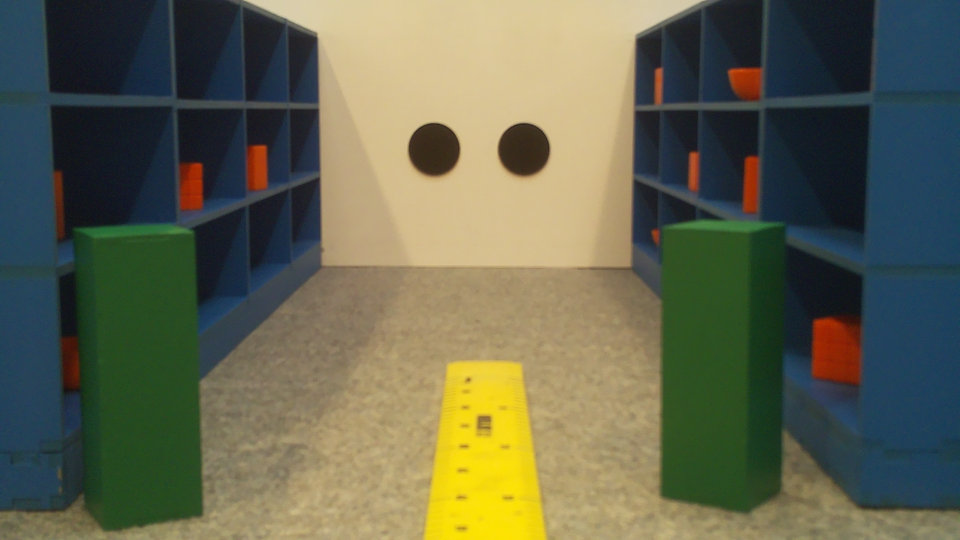
#> input picture Computer_Vision_Tutorial/captured_image_1.png, 1920 x 1080 px (shown at 1/2 size)
$ python Object_Detection.py
#> lines starting #> are read from the running program, lines starting #| are printed output that depends on the picture; after the words box and inside, x2 and y2 are one past the last pixel; in counts of white or black regions, pixels touching at a corner belong together
import cv2
import numpy as np

# Function to preprocess the image: resize and apply Gaussian blur
def preprocess_image(image, scale=0.5, blur_ksize=(5, 5), sigmaX=2):
    resized_image = cv2.resize(image, (0, 0), fx=scale, fy=scale)
    blurred_image = cv2.GaussianBlur(resized_image, blur_ksize, sigmaX)
    return blurred_image

# Function to apply color thresholding
def color_threshold(image, lower_hsv, upper_hsv):
    hsv_image = cv2.cvtColor(image, cv2.COLOR_BGR2HSV)
    mask = cv2.inRange(hsv_image, lower_hsv, upper_hsv)
    return mask

# Function to apply morphological operations on a thresholded image
def apply_morphological_filters(mask, kernel_size=(5, 5)):
    kernel = cv2.getStructuringElement(cv2.MORPH_RECT, kernel_size)
    opened_image = cv2.morphologyEx(mask, cv2.MORPH_OPEN, kernel)
    closed_image = cv2.morphologyEx(opened_image, cv2.MORPH_CLOSE, kernel)
    return closed_image

# Improved contour analysis function with filtering and classification
def analyze_contours(image, mask, category, min_area=400, min_aspect_ratio=0.3, max_aspect_ratio=3.0):
    contours, hierarchy = cv2.findContours(mask, cv2.RETR_EXTERNAL, cv2.CHAIN_APPROX_SIMPLE)
    contour_image = image.copy()
    info_image = image.copy()

    detected_objects = []

    for contour in contours:
        area = cv2.contourArea(contour)
        if area < min_area:
            continue

        epsilon = 0.02 * cv2.arcLength(contour, True)
        approx = cv2.approxPolyDP(contour, epsilon, True)
        x, y, w, h = cv2.boundingRect(approx)
        aspect_ratio = float(w) / h

        if not (min_aspect_ratio <= aspect_ratio <= max_aspect_ratio):
            continue

        hull = cv2.convexHull(contour)
        hull_area = cv2.contourArea(hull)
        solidity = float(area) / hull_area if hull_area > 0 else 0

        # Calculate the fill ratio (occupancy ratio)
        bounding_box_area = w * h
        fill_ratio = area / bounding_box_area if bounding_box_area > 0 else 0

        cv2.rectangle(contour_image, (x, y), (x + w, y + h), (255, 0, 0), 2)
        cv2.drawContours(contour_image, [hull], 0, (0, 255, 0), 2)

        cv2.putText(contour_image, f"Area: {int(area)}", (x, y - 10), cv2.FONT_HERSHEY_SIMPLEX, 0.5, (255, 255, 255), 1)
        cv2.putText(contour_image, f"Aspect Ratio: {aspect_ratio:.2f}", (x, y + h + 15), cv2.FONT_HERSHEY_SIMPLEX, 0.5, (255, 255, 255), 1)
        cv2.putText(contour_image, f"Solidity: {solidity:.2f}", (x, y + h + 25), cv2.FONT_HERSHEY_SIMPLEX, 0.5, (255, 255, 255), 1)

        distance = None
        if category == "Marker":
            distance = estimate_distance(w, real_object_width=0.07)  # Estimate distance for Markers
        elif category == "Obstacle":
            distance = estimate_distance(w, real_object_width=0.05)  # Estimate distance for Obstacles, assuming a known width

        tracking_id = len(detected_objects) + 1
        detected_objects.append({
            "type": category,
            "position": (x, y, w, h),
            "distance": distance,
            "confidence": solidity,
            "fill_ratio": fill_ratio,
            "tracking_id": tracking_id,
            "occluded": False
        })

    # If there are any markers detected, classify them and draw a bounding box around all of them
    if category == "Marker" and detected_objects:
        detected_objects = classify_markers(detected_objects)
        x_min = min(obj['position'][0] for obj in detected_objects)
        y_min = min(obj['position'][1] for obj in detected_objects)
        x_max = max(obj['position'][0] + obj['position'][2] for obj in detected_objects)
        y_max = max(obj['position'][1] + obj['position'][3] for obj in detected_objects)

        cv2.rectangle(info_image, (x_min, y_min), (x_max, y_max), (0, 255, 255), 2)
        cv2.putText(info_image, f"Marker Type: {detected_objects[0]['type']}", (x_min, y_max + 20), cv2.FONT_HERSHEY_SIMPLEX, 0.6, (255, 255, 255), 2)
        cv2.putText(info_image, f"Distance: {detected_objects[0]['distance']:.2f}m", (x_min, y_max + 40), cv2.FONT_HERSHEY_SIMPLEX, 0.6, (255, 255, 255), 2)

    if category == "Obstacle" and detected_objects:
        for obj in detected_objects:
            x, y, w, h = obj['position']
            distance = obj['distance']
            cv2.rectangle(info_image, (x, y), (x + w, y + h), (0, 0, 255), 2)
            cv2.putText(info_image, f"Distance: {distance:.2f}m", (x, y - 10), cv2.FONT_HERSHEY_SIMPLEX, 0.6, (255, 255, 255), 2)
            cv2.putText(info_image, f"Object Type: {category}", (x, y - 30), cv2.FONT_HERSHEY_SIMPLEX, 0.6, (255, 255, 255), 2)

    return contour_image, detected_objects, info_image

# Function to estimate distance based on object width
def estimate_distance(object_width, real_object_width, focal_length=1309.29):
    return (real_object_width * focal_length) / object_width

# Function to classify markers based on fill ratio and number of visible markers
def classify_markers(detected_objects):
    # Count the number of markers detected
    marker_count = sum(1 for obj in detected_objects if obj['type'] == 'Marker')

    for obj in detected_objects:
        if obj['type'] == 'Marker':
            fill_ratio = obj['fill_ratio']
            if 0.9 <= fill_ratio <= 1:  # Square marker for packing station
                obj['type'] = 'Packing Station Marker'
            else:
                if marker_count == 1:
                    obj['type'] = 'Row 1 Marker'
                elif marker_count == 2:
                    obj['type'] = 'Row 2 Marker'
                elif marker_count >= 3:
                    obj['type'] = 'Row 3 Marker'

    return detected_objects

def detect_occlusion(detected_objects):
    for obj in detected_objects:
        aspect_ratio = obj['position'][2] / obj['position'][3]  # width / height
        if obj['type'] == 'Packing Station Marker' or obj['type'].startswith('Row'):
            # Expecting a square shape, so aspect ratio should be close to 1
            if not (0.9 <= aspect_ratio <= 1.1):
                obj['occluded'] = True
            else:
                obj['occluded'] = False

        elif obj['type'] == 'Obstacle':
            # Expecting a horizontal obstacle with aspect ratio 0.3 to 0.5
            if 0.3 <= aspect_ratio <= 0.5:
                obj['occluded'] = False
            # Expecting a vertical obstacle with aspect ratio 2 to 3
            elif 2 <= aspect_ratio <= 3:
                obj['occluded'] = False
            else:
                obj['occluded'] = True
        else:
            obj['occluded'] = False  # Default to not occluded if no criteria match

    return detected_objects

# Function to generate actionable signals for navigation
def generate_navigation_signals(detected_objects):
    signals = {
        "pick_up_ready": False,
        "avoid_obstacle": False,
        "target_acquired": False
    }

    for obj in detected_objects:
        if obj['type'] == 'Item' and obj['distance'] and obj['distance'] < 0.2:
            signals['pick_up_ready'] = True
        if obj['type'] == 'Item' and obj['distance'] and obj['distance'] < 0.1:
            signals['target_acquired'] = True
        if obj['type'] == 'Obstacle' and obj['distance'] and obj['distance'] < 0.5:
            signals['avoid_obstacle'] = True

    return signals

# Predefined color ranges for different categories
color_ranges = {
    'Shelf': (np.array([92, 0, 15]), np.array([120, 255, 255])),
    'Obstacle': (np.array([50, 0, 0]), np.array([69, 185, 155])),
    'Item': (np.array([0, 150, 27]), np.array([14, 255, 255])),
    'Marker': (np.array([0, 40, 40]), np.array([29, 94, 90]))
}

# Function to display images in sequence
def display_image_sequence(image_sequence, titles):
    idx = 0
    while True:
        cv2.imshow(titles[idx], image_sequence[idx])
        key = cv2.waitKey(0) & 0xFF
        if key == ord('d'):
            cv2.destroyWindow(titles[idx])
            idx = (idx + 1) % len(image_sequence)
        elif key == ord('a'):
            cv2.destroyWindow(titles[idx])
            idx = (idx - 1) % len(image_sequence)
        elif key == ord('q'):
            cv2.destroyAllWindows()
            break

def main():
    image = cv2.imread('captured_image_1.png')
#> image is the input picture: shape (1080, 1920, 3); mean B, G, R 78.5, 100.9, 98.9
    scale = 0.5
    blurred_image = preprocess_image(image, scale)
#> in preprocess_image, `resized_image = cv2.resize(image, (0, 0), fx=scale, fy=scale)`:
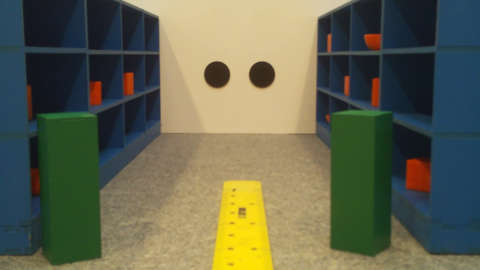
#> resized_image: shape (540, 960, 3) (shown at 1/2 size); mean B, G, R 78.6, 101, 99

    masks = {}
    processed_masks = {}
    detected_objects = {}
    info_images = {}

    for category, (lower_hsv, upper_hsv) in color_ranges.items():
        masks[category] = color_threshold(blurred_image, lower_hsv, upper_hsv)
        processed_mask = apply_morphological_filters(masks[category])
        contour_image, objects, info_image = analyze_contours(blurred_image, processed_mask, category)
        processed_masks[category] = (masks[category], processed_mask, contour_image)
        detected_objects[category] = objects
        info_images[category] = info_image
#> this loop made 4 passes
#> pass 1, in color_threshold, `mask = cv2.inRange(hsv_image, lower_hsv, upper_hsv)`:
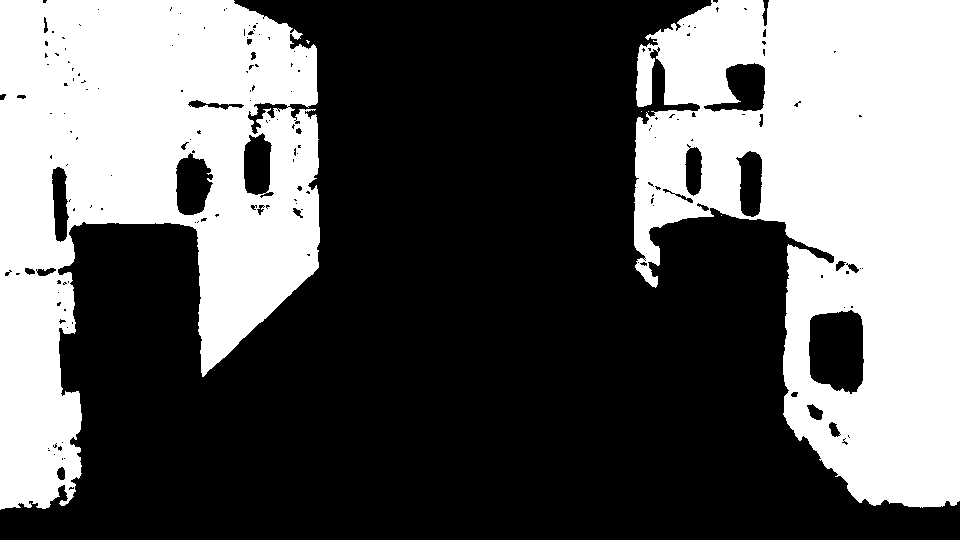
#> mask: shape (540, 960); 39% white; 6 white regions (4 under 20 px), largest, box (x1, y1, x2, y2) and area: (634, 0, 960, 508) 106851, (0, 0, 320, 510) 95361
#> pass 1, in apply_morphological_filters, `opened_image = cv2.morphologyEx(mask, cv2.MORPH_OPEN, kernel)`:
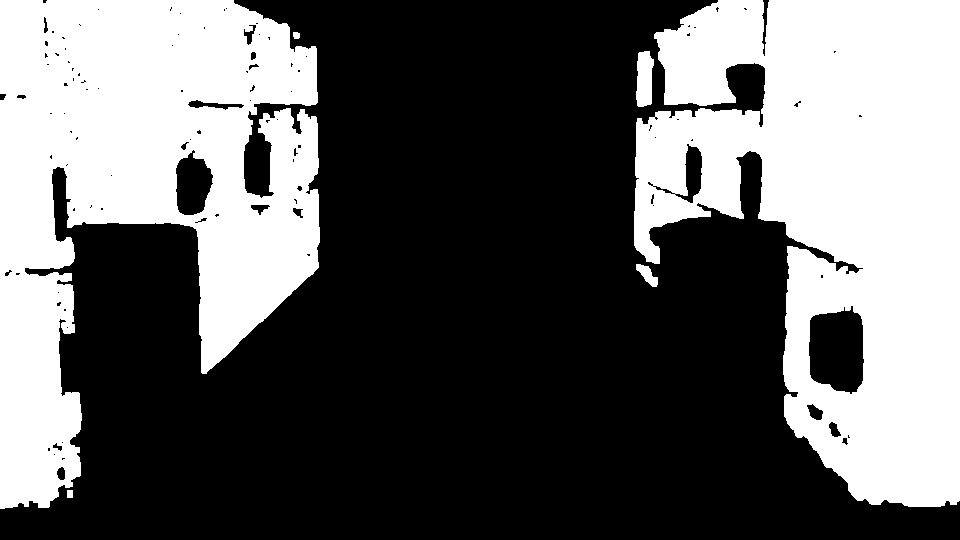
#> opened_image: shape (540, 960); 38.7% white; 6 white regions, box (x1, y1, x2, y2) and area: (634, 0, 960, 507) 105085, (0, 0, 320, 509) 94500, (636, 51, 654, 107) 816, (636, 264, 658, 287) 252, (67, 490, 73, 498) 48, (293, 32, 300, 39) 44
#> pass 1, in apply_morphological_filters, `closed_image = cv2.morphologyEx(opened_image, cv2.MORPH_CLOSE, kernel)`:
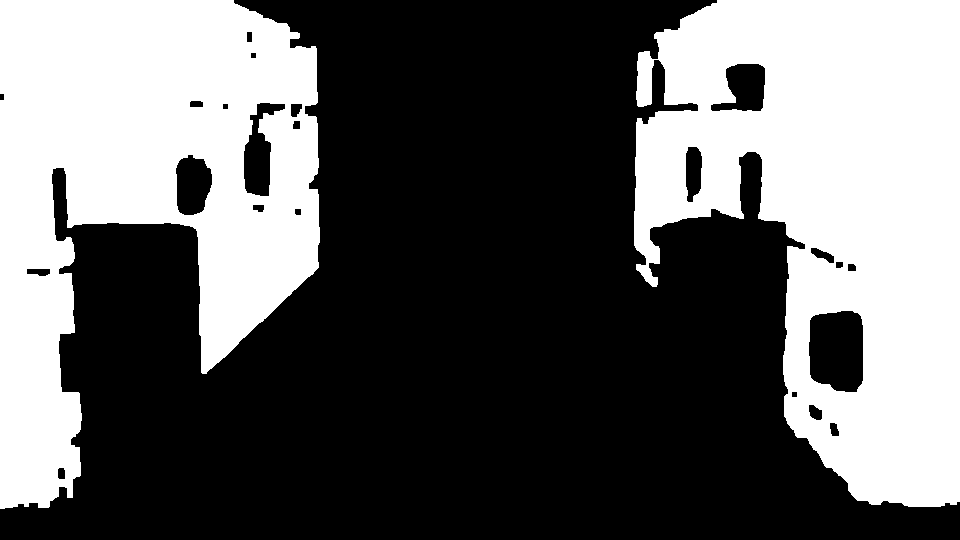
#> closed_image: shape (540, 960); 39.1% white; 2 white regions, box (x1, y1, x2, y2) and area: (634, 0, 960, 507) 106966, (0, 0, 320, 509) 95809
#> after the loop, detected_objects = 4 items; info_images = 4 items; masks = 4 items; processed_masks = 4 items

    # Flatten detected objects from all categories
    all_detected_objects = [obj for objects in detected_objects.values() for obj in objects]
#> all_detected_objects = 8 items

    # Classify markers and check for occlusion
    all_detected_objects = classify_markers(all_detected_objects)
#> in classify_markers, `marker_count = sum(1 for obj in detected_objects if obj['type'] == 'Ma..`: marker_count = 0
#> the loop in classify_markers, `for obj in detected_objects:` made 8 passes
    all_detected_objects = detect_occlusion(all_detected_objects)
#> the loop in detect_occlusion, `for obj in detected_objects:` made 8 passes
#> aspect_ratio on passes 1 to 8: 0.642, 0.627, 0.417, 0.421, 0.682, 0.5, 0.457, 0.938

    signals = generate_navigation_signals(all_detected_objects)
#> the loop in generate_navigation_signals, `for obj in detected_objects:` made 8 passes
#> after the loop in generate_navigation_signals, `for obj in detected_objects:`: signals = {'pick_up_ready': False, 'avoid_obstacle': False, 'target_acquired': False}

    print("Detected Objects:", all_detected_objects)
#> (printed output is left out)
    print("Navigation Signals:", signals)
#| Navigation Signals: {'pick_up_ready': False, 'avoid_obstacle': False, 'target_acquired': False}

    image_sequence = [blurred_image]
    titles = ['Blurred and Resized Image']

    for category, (mask, processed_mask, contour_image) in processed_masks.items():
        image_sequence.extend([mask, processed_mask, contour_image, info_images[category]])
        titles.extend([
            f'{category} Thresholded Image',
            f'{category} Morphologically Processed Image',
            f'{category} Contour Analysis',
            f'{category} Object Information'
        ])
#> this loop made 4 passes
#> category on passes 1 to 4: 'Shelf', 'Obstacle', 'Item', 'Marker'
#> after the loop, image_sequence = 17 items; titles = 17 items, first 6: 'Blurred and Resized Image', 'Shelf Thresholded Image', 'Shelf Morphologically Processed Image', 'Shelf Contour Analysis', 'Shelf Object Information', 'Obstacle Thresholded Image'

    display_image_sequence(image_sequence, titles)
#> (key q is pressed here)

if __name__ == "__main__":
    main()

$ run again, with Computer_Vision_Tutorial/captured_image_0.png copied over Computer_Vision_Tutorial/captured_image_1.png
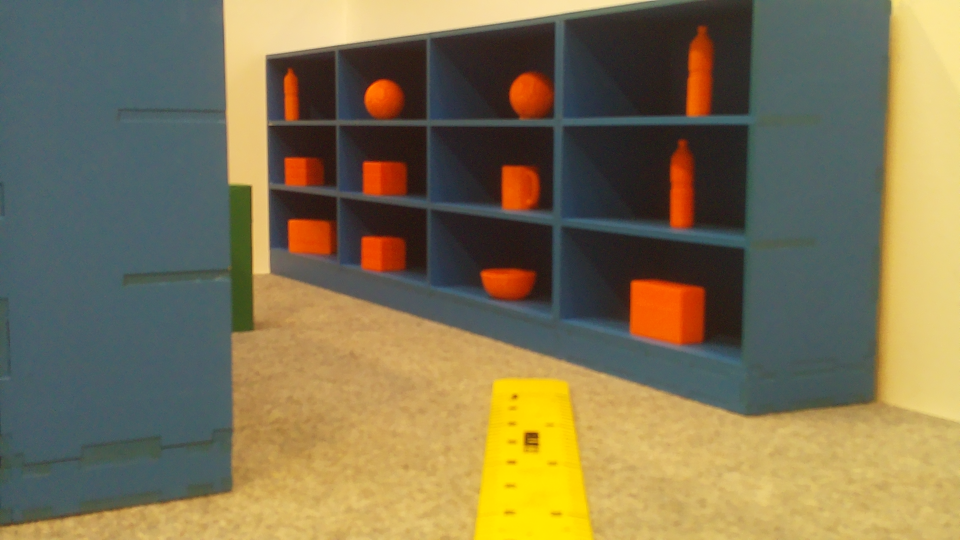
#> input picture Computer_Vision_Tutorial/captured_image_0.png, 1920 x 1080 px (shown at 1/2 size)
#> in main, image is the input picture: shape (1080, 1920, 3); mean B, G, R 82, 115.3, 126.8
#> the loop in main, `for category, (lower_hsv, upper_hsv) in color_ranges.items():` made 4 passes
#> pass 1, in color_threshold, `mask = cv2.inRange(hsv_image, lower_hsv, upper_hsv)`:
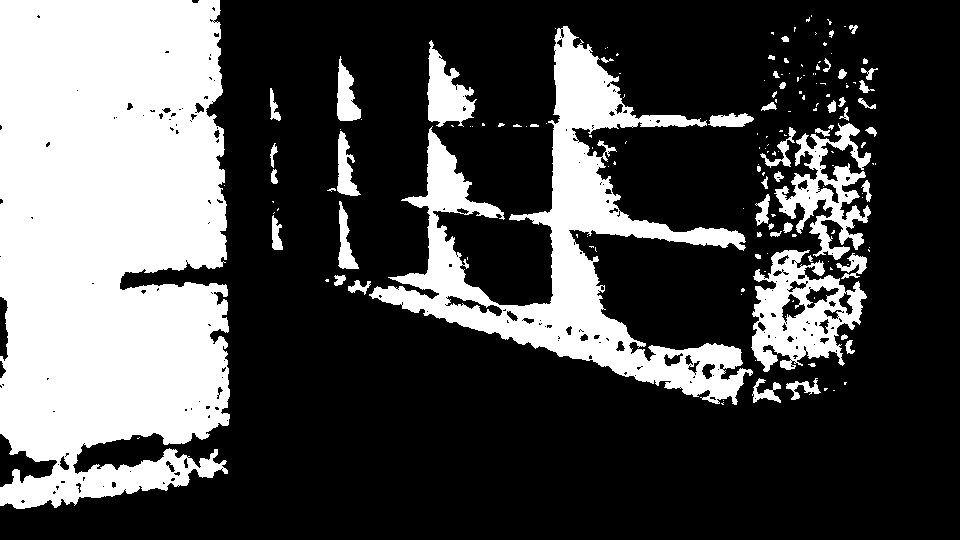
#> mask: shape (540, 960); 30.8% white; 163 white regions (110 under 20 px), largest, box (x1, y1, x2, y2) and area: (0, 0, 230, 509) 102775, (369, 26, 753, 405) 34957, (751, 250, 867, 372) 7213
#> pass 1, in apply_morphological_filters, `closed_image = cv2.morphologyEx(opened_image, cv2.MORPH_CLOSE, kernel)`:
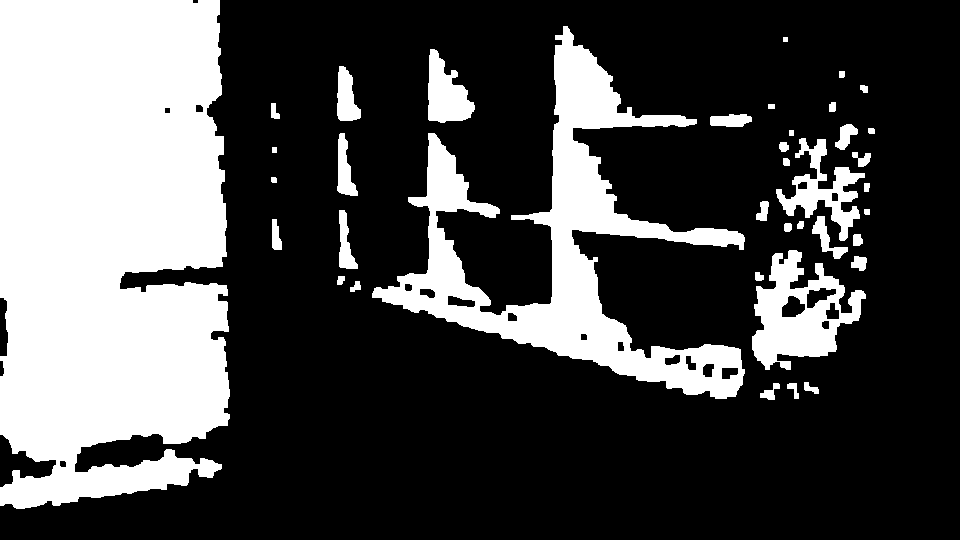
#> closed_image: shape (540, 960); 29.9% white; 38 white regions, largest, box (x1, y1, x2, y2) and area: (0, 0, 230, 509) 103187, (372, 26, 745, 399) 34110, (752, 250, 866, 370) 6800
#> after the loop in main, `for category, (lower_hsv, upper_hsv) in color_ranges.items():`: detected_objects = 4 items
#> all_detected_objects = 22 items
#> the loop in classify_markers (call 2), `for obj in detected_objects:` made 22 passes
#> the loop in detect_occlusion, `for obj in detected_objects:` made 22 passes
#> aspect_ratio on passes 1 to 8: 0.982, 0.837, 0.322, 0.854, 0.333, 0.434, 0.662, 1.01
#> the loop in generate_navigation_signals, `for obj in detected_objects:` made 22 passes
#> after the loop in generate_navigation_signals, `for obj in detected_objects:`: signals = {'pick_up_ready': False, 'avoid_obstacle': False, 'target_acquired': False}
#> (printed output is left out)
#| Navigation Signals: {'pick_up_ready': False, 'avoid_obstacle': False, 'target_acquired': False}
#> the loop in main, `for category, (mask, processed_mask, contour_image) in processed_masks..` made 4 passes
#> category on passes 1 to 4: 'Shelf', 'Obstacle', 'Item', 'Marker'
#> after the loop in main, `for category, (mask, processed_mask, contour_image) in processed_masks..`: image_sequence = 17 items; titles = 17 items, first 6: 'Blurred and Resized Image', 'Shelf Thresholded Image', 'Shelf Morphologically Processed Image', 'Shelf Contour Analysis', 'Shelf Object Information', 'Obstacle Thresholded Image'
